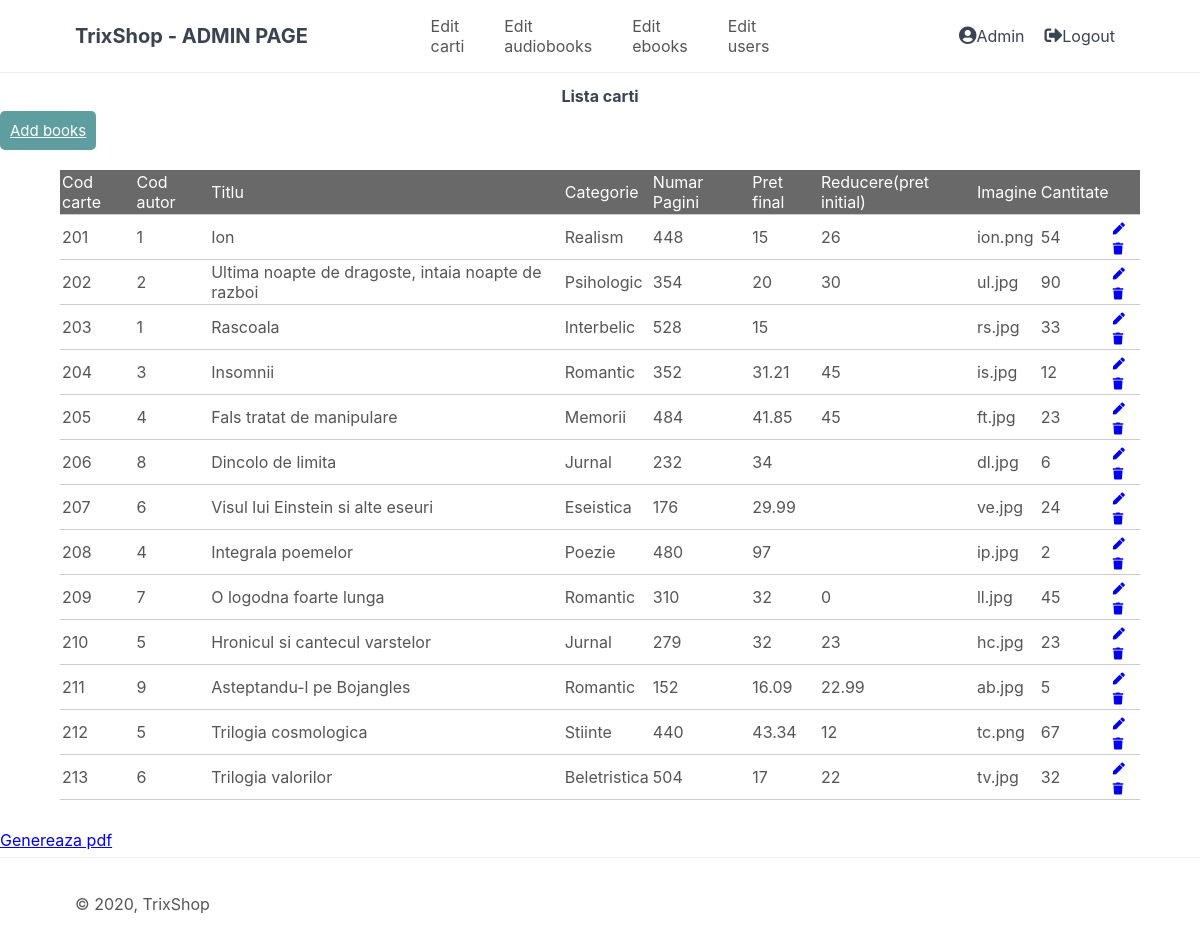
Screenshot of /admin/listaCarti.php with the database file from the repository.
### tables this page shows
CREATE TABLE IF NOT EXISTS `carte` (
  `id` int(3) NOT NULL AUTO_INCREMENT,
  `coda` int(2) DEFAULT NULL,
  `titlu` varchar(50) DEFAULT '',
  `categorie` varchar(50) DEFAULT '',
  `numarPagini` int(10) DEFAULT NULL,
  `price` float DEFAULT NULL,
  `reducere` float DEFAULT NULL,
  `descriere` text DEFAULT NULL,
  `img` text DEFAULT NULL,
  `quantity` int(11) DEFAULT NULL,
  PRIMARY KEY (`id`),
  KEY `FK_carte_autor` (`coda`),
  CONSTRAINT `FK_carte_autor` FOREIGN KEY (`coda`) REFERENCES `autor` (`coda`)
);

### admin/listaCarti.php (the view, shortened to what this page needs)
<?php
include 'functions.php';
$pdo = pdo_connect_mysql();
$stmt = $pdo->prepare('SELECT * FROM carte ORDER BY id ');
$stmt->execute();
$products = $stmt->fetchAll(PDO::FETCH_ASSOC);
?>
<?=template_header('Edit Books')?>
<div class="content read">
	<h2 align= 'center'>Lista carti</h2>
	<a href="createCarti.php" class="btn">Add books</a>
	<table style="width:90%">
        <thead >
            <tr style="background-color: #696969; color: #fff;" >
                <td>Cod carte</td>
                <td>Cod autor</td>
                <td>Titlu</td>
                <td>Categorie</td>
                <td>Numar Pagini</td>
                <td>Pret final</td>
                <td>Reducere(pret initial)</td>
                <td>Imagine</td>
                <td>Cantitate</td>
                <td></td>
            </tr>
        </thead>
        <tbody>
            <?php foreach ($products as $product): ?>
            <tr>
                <td><?=$product['id']?></td>
                <td><?=$product['coda']?></td>
                <td><?=$product['titlu']?></td>
                <td><?=$product['categorie']?></td>
                <td><?=$product['numarPagini']?></td>
                <td><?=$product['price']?></td>
                <td><?=$product['reducere']?></td>
                <td><?=$product['img']?></td>
                <td><?=$product['quantity']?></td>
                <td class="actions">
                    <a href="updateCarti.php?id=<?=$product['id']?>" class="edit"><i class="fas fa-pen fa-xs"></i></a>
                    <a href="deleteCarti.php?id=<?=$product['id']?>" class="trash"><i class="fas fa-trash fa-xs"></i></a>
                </td>
            </tr>
            <?php endforeach; ?>
        </tbody>
    </table>
	<a href="generatepdfCarti.php">Genereaza pdf</a>
</div>
<?=template_footer()?>

### admin/operations.css (style rules this page uses)
body { font-size: 19px; }
table { width: 50%; margin: 30px auto; border-collapse: collapse; text-align: left; }
tr { border-bottom: 1px solid #cbcbcb; }
th, td { border: none; height: 30px; padding: 2px; }
.btn { padding: 10px; font-size: 15px; color: white; background: #5F9EA0; border: none; border-radius: 5px; }

### style.css (style rules this page uses)
* { box-sizing: border-box; font-family: -apple-system, BlinkMacSystemFont, "segoe ui", roboto, oxygen, ubuntu, cantarell, "fira sans", "droid sans", "helvetica neue", Arial, sans-serif; font-size: 16px; -webkit-font-smoothing: antialiased; -moz-osx-font-smoothing: grayscale; }
html { height: 100%; }
body { position: relative; min-height: 100%; color: #555555; background-color: #FFFFFF; margin: 0; padding-bottom: 100px; }
h1, h2, h3, h4, h5 { color: #394352; }

### rows the page displays
carte: id "201", coda "1", titlu "Ion", categorie "Realism", numarPagini "448", price "15", reducere "26", img "ion.png", quantity "54"
carte: id "202", coda "2", titlu "Ultima noapte de dragoste, intaia noapte de razboi", categorie "Psihologic", numarPagini "354", price "20", reducere "30", img "ul.jpg", quantity "90"
carte: id "203", coda "1", titlu "Rascoala", categorie "Interbelic", numarPagini "528", price "15", img "rs.jpg", quantity "33"
carte: id "204", coda "3", titlu "Insomnii", categorie "Romantic", numarPagini "352", price "31.21", reducere "45", img "is.jpg", quantity "12"
carte: id "205", coda "4", titlu "Fals tratat de manipulare", categorie "Memorii", numarPagini "484", price "41.85", reducere "45", img "ft.jpg", quantity "23"
carte: id "206", coda "8", titlu "Dincolo de limita", categorie "Jurnal", numarPagini "232", price "34", img "dl.jpg", quantity "6"
carte: id "207", coda "6", titlu "Visul lui Einstein si alte eseuri", categorie "Eseistica", numarPagini "176", price "29.99", img "ve.jpg", quantity "24"
carte: id "208", coda "4", titlu "Integrala poemelor", categorie "Poezie", numarPagini "480", price "97", img "ip.jpg", quantity "2"
carte: id "209", coda "7", titlu "O logodna foarte lunga", categorie "Romantic", numarPagini "310", price "32", reducere "0", img "ll.jpg", quantity "45"
carte: id "210", coda "5", titlu "Hronicul si cantecul varstelor", categorie "Jurnal", numarPagini "279", price "32", reducere "23", img "hc.jpg", quantity "23"
carte: id "211", coda "9", titlu "Asteptandu-l pe Bojangles", categorie "Romantic", numarPagini "152", price "16.09", reducere "22.99", img "ab.jpg", quantity "5"
carte: id "212", coda "5", titlu "Trilogia cosmologica", categorie "Stiinte", numarPagini "440", price "43.34", reducere "12", img "tc.png", quantity "67"
carte: id "213", coda "6", titlu "Trilogia valorilor", categorie "Beletristica", numarPagini "504", price "17", reducere "22", img "tv.jpg", quantity "32"
